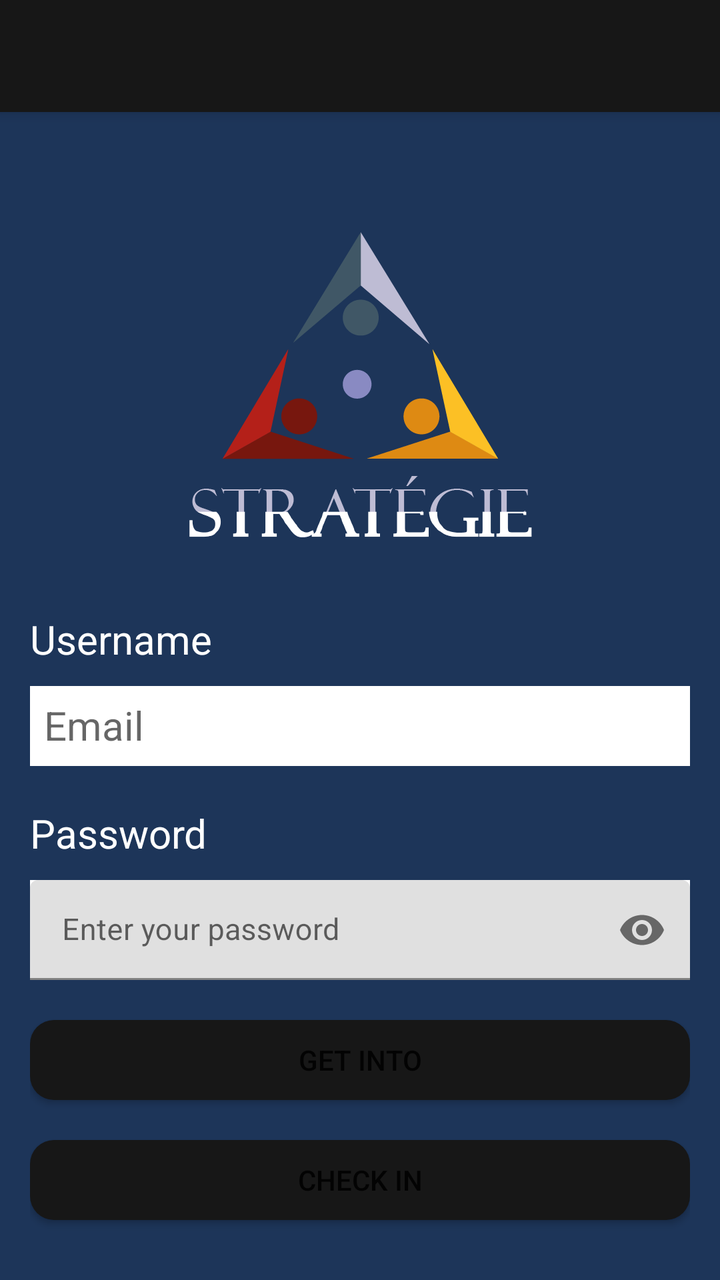
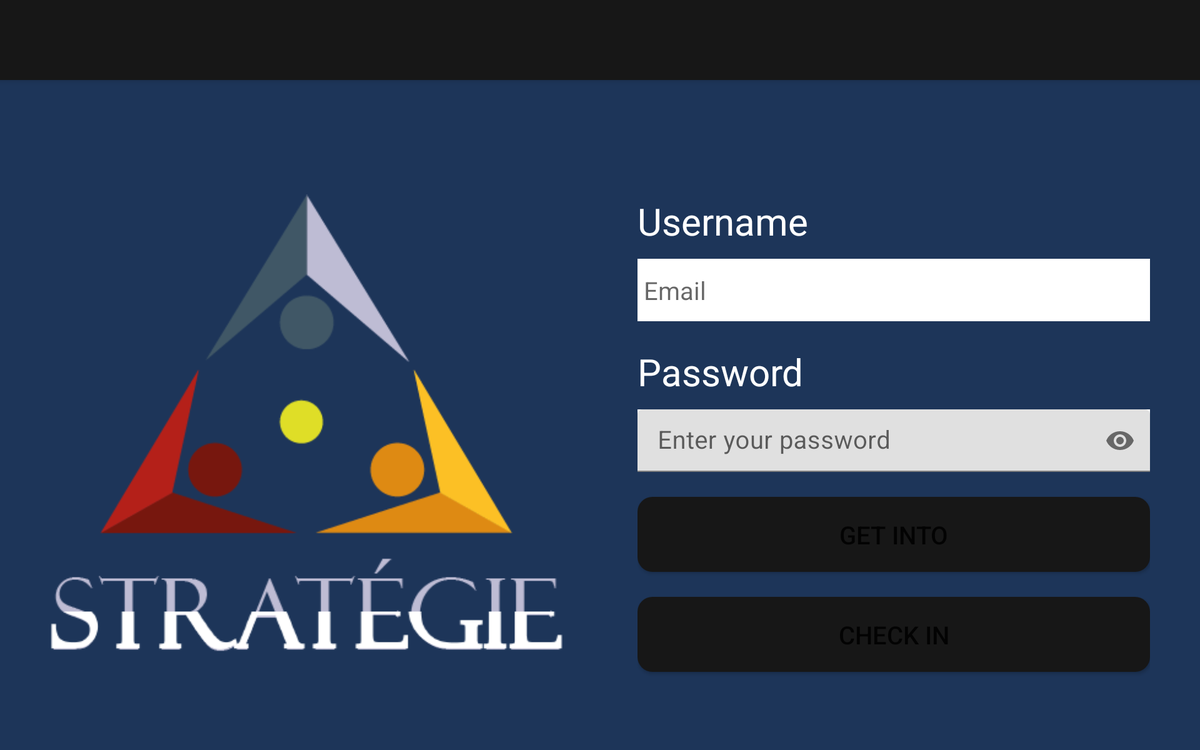

One screen, two layout resources from the same app: the default and the author's alternative for another configuration. Each is rendered where Android would select it; the XML of both is given below.
<!-- AndroidManifest.xml: application theme Theme.Strategie1 -->
<!-- res/layout/activity_main.xml -->
<?xml version="1.0" encoding="utf-8"?>
<LinearLayout xmlns:android="http://schemas.android.com/apk/res/android"
    xmlns:app="http://schemas.android.com/apk/res-auto"
    xmlns:tools="http://schemas.android.com/tools"
    android:layout_width="match_parent"
    android:layout_height="match_parent"
    android:background="@color/background"
    android:orientation="vertical"
    tools:context=".MainActivity">

    <androidx.appcompat.widget.Toolbar
        android:id="@+id/miMenu"
        android:layout_width="match_parent"
        android:layout_height="?attr/actionBarSize"
        app:titleTextColor="@color/white"
        android:background="@color/btn_gral"
        android:elevation="4dp"
        android:theme="@style/ThemeOverlay.AppCompat.ActionBar"
        app:popupTheme="@style/ThemeOverlay.AppCompat.Light"/>

    <LinearLayout
        android:layout_width="match_parent"
        android:layout_height="wrap_content"
        android:gravity="center"
        android:paddingTop="10dp">

        <ImageView
            android:paddingTop="50dp"
            android:layout_width="match_parent"
            android:layout_height="match_parent"
            android:src="@drawable/logostrategie" />

    </LinearLayout>

    <LinearLayout
        android:layout_width="match_parent"
        android:layout_height="match_parent"
        android:layout_margin="15dp"
        android:gravity="center_vertical"
        android:orientation="vertical">


        <TextView
            android:layout_width="wrap_content"
            android:layout_height="wrap_content"
            android:text="@string/text_username"
            android:textColor="@color/white"
            android:textSize="20sp" />

        <EditText
            android:layout_width="match_parent"
            android:layout_height="wrap_content"
            android:layout_marginTop="10dp"
            android:height="40dp"
            android:background="@color/white"
            android:hint="@string/usuariomail"
            android:textColor="@color/btn_gral"
            android:id="@+id/stra_usuario"
            android:padding="7dp"
            android:textSize="20sp" />

        <TextView
            android:layout_width="wrap_content"
            android:layout_height="wrap_content"
            android:text="@string/text_password"
            android:textColor="@color/white"
            android:textSize="20sp"
            android:paddingTop="20dp"/>

        <com.google.android.material.textfield.TextInputLayout
            android:layout_width="match_parent"
            android:layout_height="wrap_content"
            android:layout_marginTop="10dp"
            android:background="@color/white"
            android:textColor="@color/btn_gral"
            app:endIconMode="password_toggle"
            android:textSize="20sp">

            <com.google.android.material.textfield.TextInputEditText
                android:layout_width="match_parent"
                android:layout_height="50dp"
                android:hint="@string/ingreso_password"
                android:inputType="textPassword"
                android:id="@+id/stra_password"
                android:textSize="15sp"/>

        </com.google.android.material.textfield.TextInputLayout>

        <Button
            android:id="@+id/boton_ingreso"
            android:layout_width="match_parent"
            android:layout_height="40dp"
            android:layout_marginTop="20dp"
            android:onClick="ingresar"
            android:text="@string/txt_botoningreso"
            app:layout_constraintEnd_toEndOf="parent"
            app:layout_constraintTop_toTopOf="parent"
            android:background="@drawable/boton_redondo"/>

        <Button
            android:id="@+id/boton_registro"
            android:layout_width="match_parent"
            android:layout_height="40dp"
            android:layout_marginTop="20dp"
            android:background="@drawable/boton_redondo"
            android:onClick="registrarse"
            android:text="@string/txt_botonregistro"
            app:layout_constraintEnd_toEndOf="parent"
            app:layout_constraintTop_toTopOf="parent" />


    </LinearLayout>


</LinearLayout>
<!-- resources referenced by this layout -->
<resources>
  <color name="background">#1d3559</color>
  <color name="btn_gral">#171717</color>
  <color name="white">#FFFFFFFF</color>
  <!-- drawable boton_redondo (drawable-hdpi) -->
  <?xml version="1.0" encoding="utf-8"?>
  <shape xmlns:android="http://schemas.android.com/apk/res/android">
  
      <solid android:color="#171717"></solid>
      <corners android:radius="12dp"></corners>
  
  </shape>
  <!-- drawable logostrategie: png bitmap (drawable, 15459 bytes) -->
  <string name="ingreso_password">Enter your password</string>
  <string name="text_password">Password</string>
  <string name="text_username">Username</string>
  <string name="txt_botoningreso">Get into</string>
  <string name="txt_botonregistro">Check in</string>
  <string name="usuariomail">Email</string>
  <style name="Theme.Strategie1" parent="Theme.MaterialComponents.DayNight.NoActionBar">
          
          <item name="colorPrimary">@color/purple_500</item>
          <item name="colorPrimaryVariant">@color/purple_700</item>
          <item name="colorOnPrimary">@color/white</item>
          
          <item name="colorSecondary">@color/teal_200</item>
          <item name="colorSecondaryVariant">@color/teal_700</item>
          <item name="colorOnSecondary">@color/black</item>
          
          <item name="android:statusBarColor">?attr/colorPrimaryVariant</item>
          
      </style>
  <color name="purple_500">#171717</color>
  <color name="purple_700">#FF3700B3</color>
  <color name="teal_200">#B9C6E7</color>
  <color name="teal_700">#787DE1</color>
  <color name="black">#FF000000</color>
</resources>
<!-- res/layout-sw600dp-land/activity_main.xml (the author's variant of the layout above) -->
<!-- drawn on a 7-inch tablet turned sideways -->
<?xml version="1.0" encoding="utf-8"?>
<LinearLayout xmlns:android="http://schemas.android.com/apk/res/android"
    xmlns:app="http://schemas.android.com/apk/res-auto"
    xmlns:tools="http://schemas.android.com/tools"
    android:layout_width="match_parent"
    android:layout_height="match_parent"
    android:background="@color/background"
    android:orientation="vertical"
    tools:context=".MainActivity">

    <androidx.appcompat.widget.Toolbar
        android:id="@+id/miMenu"
        android:layout_width="match_parent"
        android:layout_height="?attr/actionBarSize"
        app:titleTextColor="@color/white"
        android:background="@color/btn_gral"
        android:elevation="4dp"
        android:theme="@style/ThemeOverlay.AppCompat.ActionBar"
        app:popupTheme="@style/ThemeOverlay.AppCompat.Light"/>

    <LinearLayout
        android:layout_width="match_parent"
        android:layout_height="match_parent"
        android:layout_margin="10dp"
        android:orientation="horizontal"
        android:layout_gravity="center"
        android:paddingTop="30dp">

        <LinearLayout
            android:layout_width="0dp"
            android:layout_weight="1"
            android:layout_height="match_parent"
            android:padding="30dp"
            android:gravity="center">

            <ImageView
                android:layout_width="match_parent"
                android:layout_height="match_parent"
                android:src="@drawable/logostrategie"
                />

        </LinearLayout>

        <LinearLayout
            android:layout_width="0dp"
            android:layout_weight="1"
            android:layout_height="match_parent"
            android:orientation="vertical"
            android:paddingLeft="30dp"
            android:paddingRight="30dp"
           android:gravity="center_vertical">

            <TextView
                android:layout_width="wrap_content"
                android:layout_height="wrap_content"
                android:text="@string/text_username"
                android:textColor="@color/white"
                android:textSize="30sp" />

            <EditText
                android:id="@+id/stra_usuario"
                android:layout_width="match_parent"
                android:layout_height="wrap_content"
                android:layout_marginTop="10dp"
                android:height="50dp"
                android:background="@color/white"
                android:hint="@string/usuariomail"
                android:padding="5dp"
                android:textColor="@color/btn_gral"
                android:textSize="20sp" />

            <TextView
                android:layout_width="wrap_content"
                android:layout_height="wrap_content"
                android:paddingTop="20dp"
                android:text="@string/text_password"
                android:textColor="@color/white"
                android:textSize="30sp" />

            <com.google.android.material.textfield.TextInputLayout
                android:layout_width="match_parent"
                android:layout_height="50dp"
                android:layout_marginTop="10dp"
                android:background="@color/white"
                android:textColor="@color/btn_gral"
                android:textSize="30sp"
                app:endIconMode="password_toggle">

                <com.google.android.material.textfield.TextInputEditText
                    android:id="@+id/stra_password"
                    android:layout_width="match_parent"
                    android:layout_height="wrap_content"
                    android:hint="@string/ingreso_password"
                    android:inputType="textPassword"
                    android:textSize="20sp" />

            </com.google.android.material.textfield.TextInputLayout>

            <Button
                android:id="@+id/boton_ingreso"
                android:layout_width="match_parent"
                android:layout_height="60dp"
                android:layout_marginTop="20dp"
                android:background="@drawable/boton_redondo"
                android:onClick="ingresar"
                android:text="@string/txt_botoningreso"
                app:layout_constraintEnd_toEndOf="parent"
                app:layout_constraintTop_toTopOf="parent"
                android:textSize="20sp" />

            <Button
                android:id="@+id/boton_registro"
                android:layout_width="match_parent"
                android:layout_height="60dp"
                android:layout_marginTop="20dp"
                android:background="@drawable/boton_redondo"
                android:onClick="registrarse"
                android:text="@string/txt_botonregistro"
                app:layout_constraintEnd_toEndOf="parent"
                app:layout_constraintTop_toTopOf="parent"
                android:textSize="20sp" />


        </LinearLayout>

    </LinearLayout>


</LinearLayout>
